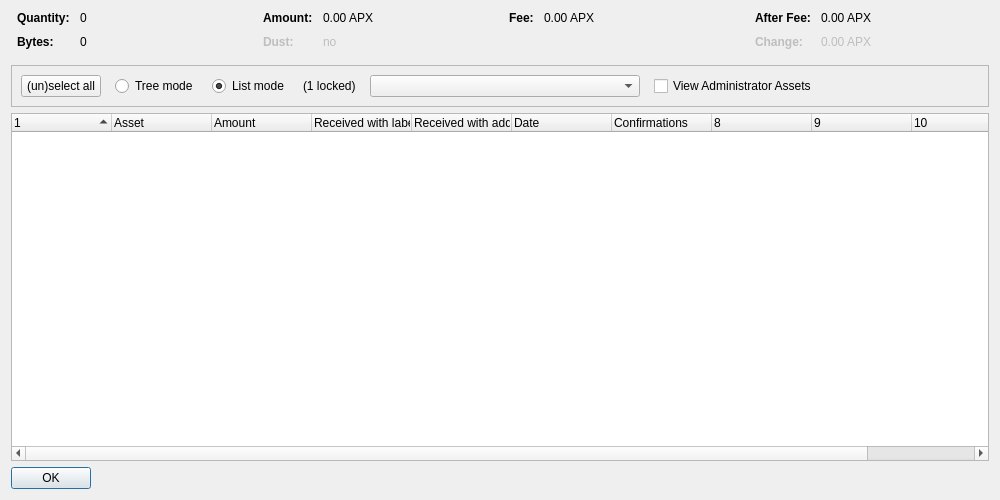
<?xml version="1.0" encoding="UTF-8"?>
<ui version="4.0">
 <class>AssetControlDialog</class>
 <widget class="QDialog" name="AssetControlDialog">
  <property name="geometry">
   <rect>
    <x>0</x>
    <y>0</y>
    <width>1000</width>
    <height>500</height>
   </rect>
  </property>
  <property name="windowTitle">
   <string>Asset Selection</string>
  </property>
  <layout class="QVBoxLayout" name="verticalLayout">
   <item>
    <layout class="QHBoxLayout" name="horizontalLayoutTop" stretch="0,0,0,0">
     <property name="topMargin">
      <number>0</number>
     </property>
     <property name="bottomMargin">
      <number>10</number>
     </property>
     <item>
      <layout class="QFormLayout" name="formLayoutAssetControl1">
       <property name="horizontalSpacing">
        <number>10</number>
       </property>
       <property name="verticalSpacing">
        <number>10</number>
       </property>
       <property name="leftMargin">
        <number>6</number>
       </property>
       <property name="rightMargin">
        <number>6</number>
       </property>
       <item row="0" column="0">
        <widget class="QLabel" name="labelAssetControlQuantityText">
         <property name="font">
          <font>
           <weight>75</weight>
           <bold>true</bold>
          </font>
         </property>
         <property name="text">
          <string>Quantity:</string>
         </property>
        </widget>
       </item>
       <item row="0" column="1">
        <widget class="QLabel" name="labelAssetControlQuantity">
         <property name="cursor">
          <cursorShape>IBeamCursor</cursorShape>
         </property>
         <property name="contextMenuPolicy">
          <enum>Qt::ActionsContextMenu</enum>
         </property>
         <property name="text">
          <string notr="true">0</string>
         </property>
         <property name="textInteractionFlags">
          <set>Qt::LinksAccessibleByMouse|Qt::TextSelectableByKeyboard|Qt::TextSelectableByMouse</set>
         </property>
        </widget>
       </item>
       <item row="1" column="0">
        <widget class="QLabel" name="labelAssetControlBytesText">
         <property name="font">
          <font>
           <weight>75</weight>
           <bold>true</bold>
          </font>
         </property>
         <property name="text">
          <string>Bytes:</string>
         </property>
        </widget>
       </item>
       <item row="1" column="1">
        <widget class="QLabel" name="labelAssetControlBytes">
         <property name="cursor">
          <cursorShape>IBeamCursor</cursorShape>
         </property>
         <property name="contextMenuPolicy">
          <enum>Qt::ActionsContextMenu</enum>
         </property>
         <property name="text">
          <string notr="true">0</string>
         </property>
         <property name="textInteractionFlags">
          <set>Qt::LinksAccessibleByMouse|Qt::TextSelectableByKeyboard|Qt::TextSelectableByMouse</set>
         </property>
        </widget>
       </item>
      </layout>
     </item>
     <item>
      <layout class="QFormLayout" name="formLayoutAssetControl2">
       <property name="horizontalSpacing">
        <number>10</number>
       </property>
       <property name="verticalSpacing">
        <number>10</number>
       </property>
       <property name="leftMargin">
        <number>6</number>
       </property>
       <property name="rightMargin">
        <number>6</number>
       </property>
       <item row="0" column="0">
        <widget class="QLabel" name="labelAssetControlAmountText">
         <property name="font">
          <font>
           <weight>75</weight>
           <bold>true</bold>
          </font>
         </property>
         <property name="text">
          <string>Amount:</string>
         </property>
        </widget>
       </item>
       <item row="0" column="1">
        <widget class="QLabel" name="labelAssetControlAmount">
         <property name="cursor">
          <cursorShape>IBeamCursor</cursorShape>
         </property>
         <property name="contextMenuPolicy">
          <enum>Qt::ActionsContextMenu</enum>
         </property>
         <property name="text">
          <string notr="true">0.00 APX</string>
         </property>
         <property name="textInteractionFlags">
          <set>Qt::LinksAccessibleByMouse|Qt::TextSelectableByKeyboard|Qt::TextSelectableByMouse</set>
         </property>
        </widget>
       </item>
       <item row="1" column="0">
        <widget class="QLabel" name="labelAssetControlLowOutputText">
         <property name="enabled">
          <bool>false</bool>
         </property>
         <property name="font">
          <font>
           <weight>75</weight>
           <bold>true</bold>
          </font>
         </property>
         <property name="text">
          <string>Dust:</string>
         </property>
        </widget>
       </item>
       <item row="1" column="1">
        <widget class="QLabel" name="labelAssetControlLowOutput">
         <property name="enabled">
          <bool>false</bool>
         </property>
         <property name="cursor">
          <cursorShape>IBeamCursor</cursorShape>
         </property>
         <property name="contextMenuPolicy">
          <enum>Qt::ActionsContextMenu</enum>
         </property>
         <property name="text">
          <string notr="true">no</string>
         </property>
         <property name="textInteractionFlags">
          <set>Qt::LinksAccessibleByMouse|Qt::TextSelectableByKeyboard|Qt::TextSelectableByMouse</set>
         </property>
        </widget>
       </item>
      </layout>
     </item>
     <item>
      <layout class="QFormLayout" name="formLayoutAssetControl3">
       <property name="horizontalSpacing">
        <number>10</number>
       </property>
       <property name="verticalSpacing">
        <number>10</number>
       </property>
       <property name="leftMargin">
        <number>6</number>
       </property>
       <property name="rightMargin">
        <number>6</number>
       </property>
       <item row="0" column="0">
        <widget class="QLabel" name="labelAssetControlFeeText">
         <property name="font">
          <font>
           <weight>75</weight>
           <bold>true</bold>
          </font>
         </property>
         <property name="text">
          <string>Fee:</string>
         </property>
        </widget>
       </item>
       <item row="0" column="1">
        <widget class="QLabel" name="labelAssetControlFee">
         <property name="cursor">
          <cursorShape>IBeamCursor</cursorShape>
         </property>
         <property name="contextMenuPolicy">
          <enum>Qt::ActionsContextMenu</enum>
         </property>
         <property name="text">
          <string notr="true">0.00 APX</string>
         </property>
         <property name="textInteractionFlags">
          <set>Qt::LinksAccessibleByMouse|Qt::TextSelectableByKeyboard|Qt::TextSelectableByMouse</set>
         </property>
        </widget>
       </item>
      </layout>
     </item>
     <item>
      <layout class="QFormLayout" name="formLayoutAssetControl4">
       <property name="horizontalSpacing">
        <number>10</number>
       </property>
       <property name="verticalSpacing">
        <number>10</number>
       </property>
       <property name="leftMargin">
        <number>6</number>
       </property>
       <property name="rightMargin">
        <number>6</number>
       </property>
       <item row="0" column="0">
        <widget class="QLabel" name="labelAssetControlAfterFeeText">
         <property name="font">
          <font>
           <weight>75</weight>
           <bold>true</bold>
          </font>
         </property>
         <property name="text">
          <string>After Fee:</string>
         </property>
        </widget>
       </item>
       <item row="0" column="1">
        <widget class="QLabel" name="labelAssetControlAfterFee">
         <property name="cursor">
          <cursorShape>IBeamCursor</cursorShape>
         </property>
         <property name="contextMenuPolicy">
          <enum>Qt::ActionsContextMenu</enum>
         </property>
         <property name="text">
          <string notr="true">0.00 APX</string>
         </property>
         <property name="textInteractionFlags">
          <set>Qt::LinksAccessibleByMouse|Qt::TextSelectableByKeyboard|Qt::TextSelectableByMouse</set>
         </property>
        </widget>
       </item>
       <item row="1" column="0">
        <widget class="QLabel" name="labelAssetControlChangeText">
         <property name="enabled">
          <bool>false</bool>
         </property>
         <property name="font">
          <font>
           <weight>75</weight>
           <bold>true</bold>
          </font>
         </property>
         <property name="text">
          <string>Change:</string>
         </property>
        </widget>
       </item>
       <item row="1" column="1">
        <widget class="QLabel" name="labelAssetControlChange">
         <property name="enabled">
          <bool>false</bool>
         </property>
         <property name="cursor">
          <cursorShape>IBeamCursor</cursorShape>
         </property>
         <property name="contextMenuPolicy">
          <enum>Qt::ActionsContextMenu</enum>
         </property>
         <property name="text">
          <string notr="true">0.00 APX</string>
         </property>
         <property name="textInteractionFlags">
          <set>Qt::LinksAccessibleByMouse|Qt::TextSelectableByKeyboard|Qt::TextSelectableByMouse</set>
         </property>
        </widget>
       </item>
      </layout>
     </item>
    </layout>
   </item>
   <item>
    <widget class="QFrame" name="frame">
     <property name="minimumSize">
      <size>
       <width>0</width>
       <height>40</height>
      </size>
     </property>
     <property name="frameShape">
      <enum>QFrame::StyledPanel</enum>
     </property>
     <property name="frameShadow">
      <enum>QFrame::Sunken</enum>
     </property>
     <layout class="QHBoxLayout" name="horizontalLayout">
      <item>
       <layout class="QHBoxLayout" name="horizontalLayoutPanel" stretch="0,0,0,0,0,0,0">
        <property name="spacing">
         <number>14</number>
        </property>
        <item>
         <widget class="QPushButton" name="pushButtonSelectAll">
          <property name="sizePolicy">
           <sizepolicy hsizetype="Maximum" vsizetype="Fixed">
            <horstretch>0</horstretch>
            <verstretch>0</verstretch>
           </sizepolicy>
          </property>
          <property name="text">
           <string>(un)select all</string>
          </property>
          <property name="autoDefault">
           <bool>false</bool>
          </property>
         </widget>
        </item>
        <item>
         <widget class="QRadioButton" name="radioTreeMode">
          <property name="sizePolicy">
           <sizepolicy hsizetype="Maximum" vsizetype="Fixed">
            <horstretch>0</horstretch>
            <verstretch>0</verstretch>
           </sizepolicy>
          </property>
          <property name="text">
           <string>Tree mode</string>
          </property>
         </widget>
        </item>
        <item>
         <widget class="QRadioButton" name="radioListMode">
          <property name="sizePolicy">
           <sizepolicy hsizetype="Maximum" vsizetype="Fixed">
            <horstretch>0</horstretch>
            <verstretch>0</verstretch>
           </sizepolicy>
          </property>
          <property name="text">
           <string>List mode</string>
          </property>
          <property name="checked">
           <bool>true</bool>
          </property>
         </widget>
        </item>
        <item>
         <widget class="QLabel" name="labelLocked">
          <property name="text">
           <string notr="true">(1 locked)</string>
          </property>
         </widget>
        </item>
        <item>
         <widget class="QComboBox" name="assetList">
          <property name="minimumContentsLength">
           <number>30</number>
          </property>
         </widget>
        </item>
        <item>
         <widget class="QCheckBox" name="viewAdministrator">
          <property name="toolTip">
           <string>View assets that you have the ownership asset for</string>
          </property>
          <property name="text">
           <string>View Administrator Assets</string>
          </property>
         </widget>
        </item>
        <item>
         <spacer name="horizontalSpacer">
          <property name="orientation">
           <enum>Qt::Horizontal</enum>
          </property>
          <property name="sizeHint" stdset="0">
           <size>
            <width>40</width>
            <height>20</height>
           </size>
          </property>
         </spacer>
        </item>
       </layout>
      </item>
     </layout>
    </widget>
   </item>
   <item>
    <widget class="AssetControlTreeWidget" name="treeWidget">
     <property name="contextMenuPolicy">
      <enum>Qt::CustomContextMenu</enum>
     </property>
     <property name="sortingEnabled">
      <bool>false</bool>
     </property>
     <property name="columnCount">
      <number>11</number>
     </property>
     <attribute name="headerShowSortIndicator" stdset="0">
      <bool>true</bool>
     </attribute>
     <attribute name="headerStretchLastSection">
      <bool>false</bool>
     </attribute>
     <column>
      <property name="text">
       <string/>
      </property>
     </column>
     <column>
      <property name="text">
       <string>Asset</string>
      </property>
     </column>
     <column>
      <property name="text">
       <string>Amount</string>
      </property>
     </column>
     <column>
      <property name="text">
       <string>Received with label</string>
      </property>
     </column>
     <column>
      <property name="text">
       <string>Received with address</string>
      </property>
     </column>
     <column>
      <property name="text">
       <string>Date</string>
      </property>
     </column>
     <column>
      <property name="text">
       <string>Confirmations</string>
      </property>
      <property name="toolTip">
       <string>Confirmed</string>
      </property>
     </column>
     <column>
      <property name="text">
       <string/>
      </property>
     </column>
     <column>
      <property name="text">
       <string/>
      </property>
     </column>
     <column>
      <property name="text">
       <string/>
      </property>
     </column>
     <column>
      <property name="text">
       <string/>
      </property>
     </column>
    </widget>
   </item>
   <item>
    <widget class="QDialogButtonBox" name="buttonBox">
     <property name="sizePolicy">
      <sizepolicy hsizetype="Maximum" vsizetype="Fixed">
       <horstretch>0</horstretch>
       <verstretch>0</verstretch>
      </sizepolicy>
     </property>
     <property name="orientation">
      <enum>Qt::Horizontal</enum>
     </property>
     <property name="standardButtons">
      <set>QDialogButtonBox::Ok</set>
     </property>
    </widget>
   </item>
  </layout>
 </widget>
 <customwidgets>
  <customwidget>
   <class>AssetControlTreeWidget</class>
   <extends>QTreeWidget</extends>
   <header location="global">assetcontroltreewidget.h</header>
  </customwidget>
 </customwidgets>
 <resources/>
 <connections/>
</ui>
